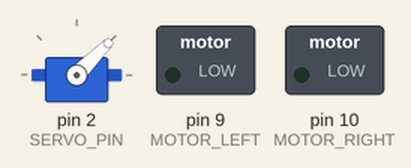
The sketch below on a simulated Arduino Uno, built with avr-gcc and run on an emulated ATmega328P. Parts: servo, switched loads named in the sketch (green lamp = pin HIGH).

Above: at 0.05 s.
At 4.0 s:
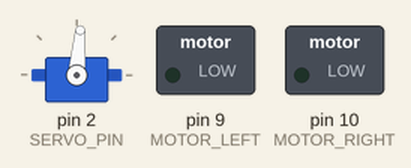
At 8.0 s:
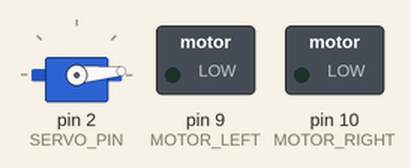
Timing chart, 0 to 10.4 s (numbered marks = the images above):
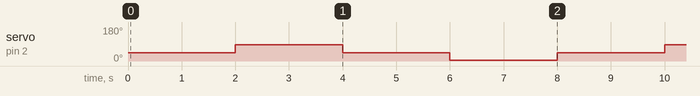

Measured:
- by itself, servo on pin 2 (SERVO_PIN): repeats every 8.0 s: 45° 2.0 s, 5° 2.0 s, 45° 2.0 s, 85° 2.0 s

The sketch:

arduino_sketch.ino
```cpp
#include <Servo.h> //サーボモーター用ライブラリ読み込み

/** サーボ用のオブジェクト. **/
Servo myservo;
/** デジタル9番ピンをxxxとして設定. **/
int MOTOR_LEFT = 9;
/** デジタル10番ピンをxxxとして設定. **/
int MOTOR_RIGHT = 10;
/** デジタル3番ピンをxxxとして設定. **/
int MOTOR_PWM = 3;
/** デジタル2番ピンをサーボの角度命令出力ピンとして設定. **/
int SERVO_PIN = 2;

void setup() {
  pinMode(MOTOR_LEFT, OUTPUT);
  pinMode(MOTOR_RIGHT, OUTPUT);
  myservo.attach(SERVO_PIN);
}

void loop() {
//  speedCntrol(1);
//  speedCntrol(0);
//  speedCntrol(-1);

  servoControl(0);
  servoControl(5);
  servoControl(0);
  servoControl(-5);
}

/**
 * スピードを制御する.
 *
 * @param num
 */
void speedCntrol(int num) {
  boolean leftPin = HIGH;
  boolean rightPin = LOW;
  int speed = abs(num) * 10;

  if (num < 0) {
      leftPin = LOW;
      rightPin = HIGH;
  } else if (num == 0) {
      leftPin = LOW;
      rightPin = LOW;
  }

  analogWrite(MOTOR_PWM, speed);
  digitalWrite(MOTOR_LEFT, leftPin);
  digitalWrite(MOTOR_RIGHT, rightPin);

  delay(2000);
}

/**
 * ハンドル制御.
 *
 * 0:90  1:80    2:70   3:60   4:50   5:40
 * 0:90 -1:-100 -2:110 -3:120 -4:130 -5:140
 *
 * @param num
 */
void servoControl(int num) {
  int angle = 45 + (num * 8);
  myservo.write(angle);
  delay(2000);
}
```
